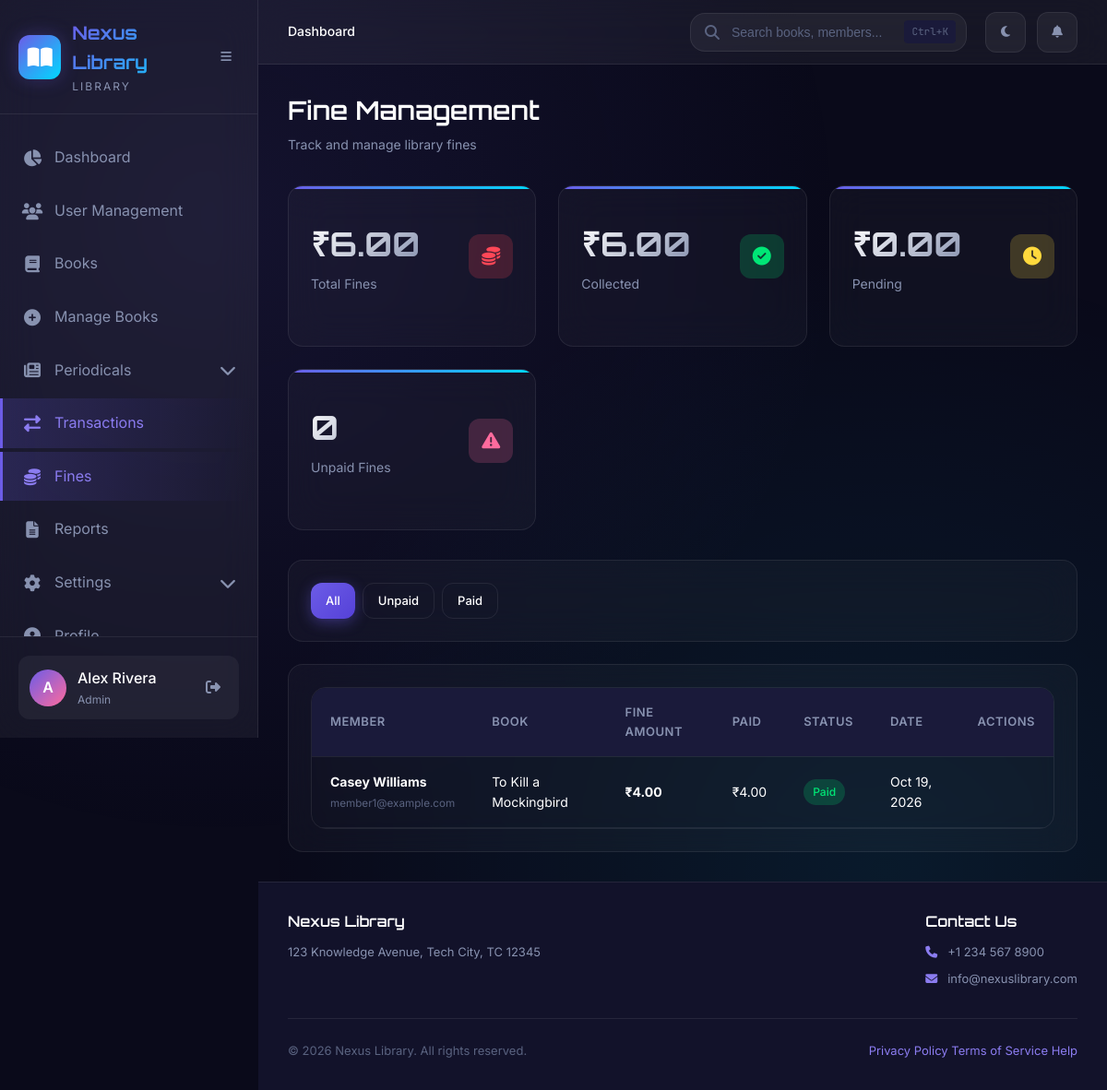
Page /admin/transactions/fines.php (signed in) on the committed database.
### tables this page shows
CREATE TABLE IF NOT EXISTS fines (
    id INT PRIMARY KEY AUTO_INCREMENT,
    transaction_id INT NOT NULL,
    user_id INT NOT NULL,
    amount DECIMAL(10,2) NOT NULL DEFAULT 0.00,
    paid_amount DECIMAL(10,2) DEFAULT 0.00,
    is_paid BOOLEAN DEFAULT FALSE,
    payment_date DATE DEFAULT NULL,
    payment_method VARCHAR(50) DEFAULT NULL,
    notes TEXT,
    created_at TIMESTAMP DEFAULT CURRENT_TIMESTAMP,
    FOREIGN KEY (transaction_id) REFERENCES transactions(id) ON DELETE CASCADE,
    FOREIGN KEY (user_id) REFERENCES users(id) ON DELETE CASCADE
);

CREATE TABLE IF NOT EXISTS users (
    id INT PRIMARY KEY AUTO_INCREMENT,
    name VARCHAR(100) NOT NULL,
    email VARCHAR(100) NOT NULL UNIQUE,
    password VARCHAR(255) NOT NULL,
    role ENUM('admin', 'librarian', 'member') NOT NULL DEFAULT 'member',
    phone VARCHAR(20) DEFAULT NULL,
    address TEXT,
    membership_validity DATE DEFAULT NULL,
    borrow_limit INT DEFAULT 5,
    status ENUM('active', 'inactive', 'suspended') DEFAULT 'active',
    created_at TIMESTAMP DEFAULT CURRENT_TIMESTAMP,
    updated_at TIMESTAMP DEFAULT CURRENT_TIMESTAMP ON UPDATE CURRENT_TIMESTAMP
);

CREATE TABLE IF NOT EXISTS books (
    id INT PRIMARY KEY AUTO_INCREMENT,
    isbn VARCHAR(20) UNIQUE,
    title VARCHAR(255) NOT NULL,
    author VARCHAR(200) NOT NULL,
    publisher VARCHAR(200),
    category_id INT,
    type ENUM('book', 'magazine', 'newspaper') DEFAULT 'book',
    issuable ENUM('yes', 'no') DEFAULT 'yes',
    description TEXT,
    shelf_location VARCHAR(50),
    total_copies INT DEFAULT 1,
    available_copies INT DEFAULT 1,
    price DECIMAL(10,2) DEFAULT 0.00,
    pages INT,
    language VARCHAR(50) DEFAULT 'English',
    cover_image VARCHAR(255) DEFAULT NULL,
    qr_code VARCHAR(255) DEFAULT NULL,
    status ENUM('available', 'reserved', 'maintenance', 'lost') DEFAULT 'available',
    created_at TIMESTAMP DEFAULT CURRENT_TIMESTAMP,
    updated_at TIMESTAMP DEFAULT CURRENT_TIMESTAMP ON UPDATE CURRENT_TIMESTAMP,
    FOREIGN KEY (category_id) REFERENCES categories(id) ON DELETE SET NULL
);

### config/db.php (called while the page is built, shortened)
<?php
$conn = new mysqli(DB_HOST, DB_USER, DB_PASS, DB_NAME);
$conn->set_charset("utf8mb4");
function sanitize($data) {
    global $conn;
    return htmlspecialchars(strip_tags(trim($conn->real_escape_string($data))));
}
function formatDate($date) {
    return date('M d, Y', strtotime($date));
}
?>

### admin/transactions/fines.php (the view, shortened to what this page needs)
<?php
require_once __DIR__ . '/../../includes/header.php';
$status = sanitize($_GET['status'] ?? '');
$where = '';
$query = "SELECT f.*, u.name as user_name, u.email, b.title, t.issue_date, t.due_date, t.return_date
          FROM fines f
          JOIN users u ON f.user_id = u.id
          JOIN transactions t ON f.transaction_id = t.id
          JOIN books b ON t.book_id = b.id
          $where
          ORDER BY f.created_at DESC";
$fines = $conn->query($query);
$total_fines = $conn->query("SELECT COALESCE(SUM(amount), 0) as total FROM fines")->fetch_assoc()['total'];
$collected = $conn->query("SELECT COALESCE(SUM(paid_amount), 0) as total FROM fines WHERE is_paid = TRUE")->fetch_assoc()['total'];
$pending = $total_fines - $collected;
$unpaid_count = $conn->query("SELECT COUNT(*) as count FROM fines WHERE is_paid = FALSE")->fetch_assoc()['count'];
?>
<div class="page-header">
    <div>
        <h1 class="page-title">Fine Management</h1>
        <p class="page-subtitle">Track and manage library fines</p>
    </div>
</div>
<div class="stats-grid" style="margin-bottom: 32px;">
    <div class="card stat-card">
        <div class="card-header">
            <div>
                <h3 class="stat-value">₹<?php echo number_format($total_fines, 2); ?></h3>
                <p class="stat-label">Total Fines</p>
            </div>
            <div class="card-icon danger"><i class="fas fa-coins"></i></div>
        </div>
    </div>
    <div class="card stat-card">
        <div class="card-header">
            <div>
                <h3 class="stat-value" style="color: var(--success);">₹<?php echo number_format($collected, 2); ?></h3>
                <p class="stat-label">Collected</p>
            </div>
            <div class="card-icon success"><i class="fas fa-check-circle"></i></div>
        </div>
    </div>
    <div class="card stat-card">
        <div class="card-header">
            <div>
                <h3 class="stat-value">₹<?php echo number_format($pending, 2); ?></h3>
                <p class="stat-label">Pending</p>
            </div>
            <div class="card-icon warning"><i class="fas fa-clock"></i></div>
        </div>
    </div>
    <div class="card stat-card">
        <div class="card-header">
            <div>
                <h3 class="stat-value"><?php echo $unpaid_count; ?></h3>
                <p class="stat-label">Unpaid Fines</p>
            </div>
            <div class="card-icon accent"><i class="fas fa-exclamation-triangle"></i></div>
        </div>
    </div>
</div>
<div class="card" style="margin-bottom: 24px;">
    <div style="display: flex; gap: 8px;">
        <a href="index.php" class="btn <?php echo !$status ? 'btn-primary' : 'btn-secondary'; ?> btn-sm">All</a>
        <a href="?status=unpaid" class="btn <?php echo $status === 'unpaid' ? 'btn-primary' : 'btn-secondary'; ?> btn-sm">Unpaid</a>
        <a href="?status=paid" class="btn <?php echo $status === 'paid' ? 'btn-primary' : 'btn-secondary'; ?> btn-sm">Paid</a>
    </div>
</div>
<div class="card">
    <div class="table-container">
        <table class="data-table">
            <thead>
                <tr>
                    <th>Member</th>
                    <th>Book</th>
                    <th>Fine Amount</th>
                    <th>Paid</th>
                    <th>Status</th>
                    <th>Date</th>
                    <th>Actions</th>
                </tr>
            </thead>
            <tbody>
                <?php if ($fines->num_rows > 0): ?>
                    <?php while ($fine = $fines->fetch_assoc()): ?>
                        <tr>
                            <td>
                                <strong><?php echo htmlspecialchars($fine['user_name']); ?></strong>
                                <br><small class="text-muted"><?php echo htmlspecialchars($fine['email']); ?></small>
                            </td>
                            <td><?php echo htmlspecialchars($fine['title']); ?></td>
                            <td><strong>₹<?php echo number_format($fine['amount'], 2); ?></strong></td>
                            <td>₹<?php echo number_format($fine['paid_amount'], 2); ?></td>
                            <td>
                                <span class="badge <?php echo $fine['is_paid'] ? 'badge-success' : 'badge-warning'; ?>">
                                    <?php echo $fine['is_paid'] ? 'Paid' : 'Pending'; ?>
                                </span>
                            </td>
                            <td><?php echo formatDate($fine['created_at']); ?></td>
                            <td>
                            </td>
                        </tr>
                    <?php endwhile; ?>
                <?php else: ?>
                    <tr>
                        <td colspan="7" class="text-center text-muted" style="padding: 40px;">No fines found</td>
                    </tr>
                <?php endif; ?>
            </tbody>
        </table>
    </div>
</div>
<?php include __DIR__ . '/../../includes/footer.php'; ?>

### rows in the picture
fines: user.name "Casey Williams", user.email "member1@example.com", books.title "To Kill a Mockingbird", amount "4.00", paid_amount "4.00", is_paid "Paid", created_at "Oct 19, 2026"

### other values in the picture
getLibraryName() "Nexus Library"
substr($user_name, 0, 1) "A"
$user_name "Alex Rivera"
$user_role "Admin"
$total_fines "6.00"
$collected "6.00"
$pending "0.00"
$unpaid_count "0"
getSetting('library_name', 'Nexus Library') "Nexus Library"
getSetting('library_address', 'Library Address') "123 Knowledge Avenue, Tech City, TC 12345"
getSetting('library_phone', 'N/A') "+1 234 567 8900"
getSetting('library_email', 'N/A') "info@nexuslibrary.com"
